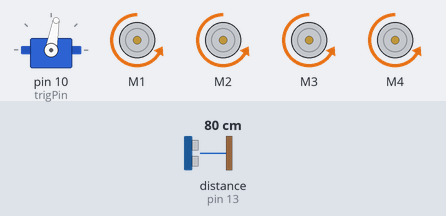
Recording of a sketch running on a simulated Arduino Uno, built with avr-gcc and run on an emulated ATmega328P. On the bench: servo, 4 × DC motor (green arrow = forward, orange = backward, longer = faster). The inputs (shaded band) are chosen by the test bench; at power-on: distance to the obstacle (sensor on pin 13) 80 cm. The echo pulse lasts 58.3 µs per cm; what the sketch prints to the serial monitor is not drawn.

Above: at 1.2 s.
1.3 s: distance to the obstacle (sensor on pin 13) set to 54 cm
2.8 s: distance to the obstacle (sensor on pin 13) set to 44 cm
At 3.18 s:
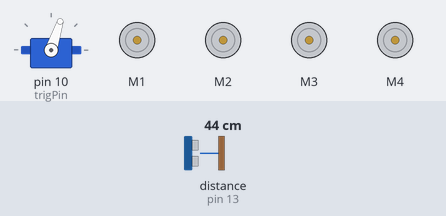
At 4.5 s:
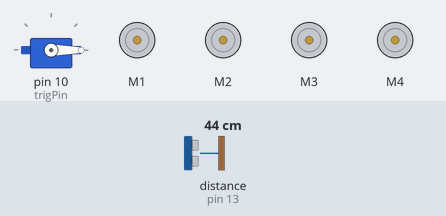
5.8 s: distance to the obstacle (sensor on pin 13) set to 60 cm
At 7.5 s:
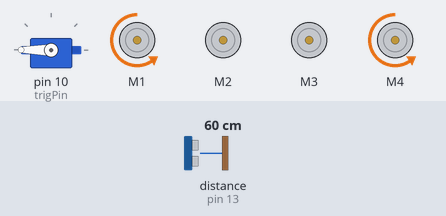
Timing chart, 0 to 9.3 s (numbered marks = the images above; inputs shaded):
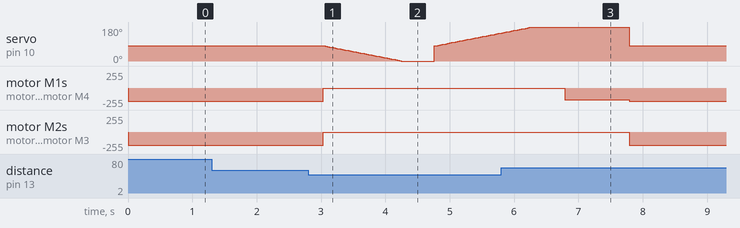

The sketch:

AHSRProto001.ino
```cpp
/*
This is a test sketch for the Adafruit assembled Motor Shield for Arduino v2
It won't work with v1.x motor shields! Only for the v2's with built in PWM
control

For use with the Adafruit Motor Shield v2
---->  http://www.adafruit.com/products/1438

This sketch creates a fun motor party on your desk *whiirrr*
Connect a unipolar/bipolar stepper to M3/M4
Connect a DC motor to M1
Connect a hobby servo to SERVO1
*/

#include <Wire.h>
#include <Servo.h>
#include <Adafruit_MotorShield.h>

#define trigPin 10
#define echoPin 13

// Create the motor shield object with the default I2C address
Adafruit_MotorShield AFMS = Adafruit_MotorShield();
// Or, create it with a different I2C address (say for stacking)
// Adafruit_MotorShield AFMS = Adafruit_MotorShield(0x61);

// And connect DC motors to port M1,M2,M3 and M4
Adafruit_DCMotor *myMotor1 = AFMS.getMotor(1);
Adafruit_DCMotor *myMotor2 = AFMS.getMotor(2);
Adafruit_DCMotor *myMotor3 = AFMS.getMotor(3);
Adafruit_DCMotor *myMotor4 = AFMS.getMotor(4);

// We'll also test out the built in Arduino Servo library
Servo servo1;
char data = 0;            //Variable for storing received data

void setup() {
  Serial.begin(9600);           // set up Serial library at 9600 bps
  Serial.print("\nAutonomous and Manual drive Using Bluetooth!\n");

  pinMode(trigPin, OUTPUT);
  pinMode(echoPin, INPUT);

  AFMS.begin();  // create with the default frequency 1.6KHz
  //AFMS.begin(1000);  // OR with a different frequency, say 1KHz

  // Attach a servo to pin #10
  servo1.attach(10);

  // turn on motor M1
  myMotor1->setSpeed(200);
  myMotor1->run(RELEASE);

  // turn on motor M2
  myMotor2->setSpeed(200);
  myMotor2->run(RELEASE);

  // turn on motor M3
  myMotor3->setSpeed(200);
  myMotor3->run(RELEASE);

  // turn on motor M4
  myMotor4->setSpeed(200);
  myMotor4->run(RELEASE);
}

int i;
void loop() {
  if(Serial.available() > 0){      // Send data only when you receive data:

      data = Serial.read();        //Read the incoming data & store into data
      Serial.print("\nInput Request: ");
      Serial.print(data);          //Print Value inside data in Serial monitor
      Serial.print("\n");

      if(data == 'a'){
        Serial.print("Auto drive\n");
        autoDrive();
      }else{
         Serial.print("Manual drive\n");
         manualDrive();
      }
   }else{
      //if no input stream default to Autonomous drive
      autoDrive();
      Serial.print("\nLooping..\n");
   }
}

void manualDrive(){
  haltAllWheels();
  data = Serial.read();        //Read the incoming data & store into data
  Serial.print(data);
  Serial.print("\n");

  while(data != 'a' && data != 'ÿ'){
      if(data == 'f'){
        haltAllWheels();
        Serial.print(data);
        Serial.print("\nAccelerate\n");

        deccelerateAllBackward();
      }else if(data == 'b'){
        haltAllWheels();
        Serial.print(data);
        Serial.print("\nDecelerate\n");

        accelerateAllForward();
      }else if(data == 'l'){
        haltAllWheels();
        Serial.print(data);
        Serial.print("\nTurning Left...\n");

        turnLeftBackward();
        delay(1000);
        haltAllWheels();
        deccelerateAllBackward();
        Serial.print("\nDone Turning!\n");
      }else if(data == 'r'){
        haltAllWheels();
        Serial.print(data);
        Serial.print("\nTurning Right...\n");

        turnRightBackward();
        delay(1000);
        haltAllWheels();
        deccelerateAllBackward();
        Serial.print("\nDone Turning!\n");
      }else if(data == '0'){
        Serial.print(data);
        Serial.print("\nBrake Applied\n");
        haltAllWheels();
      }

      data = Serial.read();        //Read the incoming data & store into data
   }
}

void autoDrive(){

  //  Initiate Sensor Reading
  float distance = takeSensorReading();
  int servo_position = 80;

  //Reset Servo & U-sensor to Forward Position
  servo1.write(servo_position);

  if(distance <= 50)
    lookAround(servo_position);

  while(distance > 50){
    //  Accelerate in Forward Direction
    deccelerateAllBackward();

    Serial.print("Distance = ");
    Serial.print(distance);
    Serial.println(" cm");
    delay(500);

    Serial.print("\nInput Request: ");
    Serial.print(data);          //Print Value inside data in Serial monitor
    Serial.print("\n");

    //Take reading
    distance = takeSensorReading();

    //Read the incoming data & store into data
    data = Serial.read();

    //Exit Loop to Manual Override
    if(data == 'm')
      manualDrive();
  }

  lookAround(servo_position);
}

//Move All Tires Forward
 void accelerateAllForward(){
  myMotor1->run(FORWARD);
  myMotor2->run(FORWARD);
  myMotor3->run(FORWARD);
  myMotor4->run(FORWARD);

  myMotor1->setSpeed(200);
  myMotor2->setSpeed(200);
  myMotor3->setSpeed(200);
  myMotor4->setSpeed(200);

}

//Move All Tires Backward
void deccelerateAllBackward(){
    myMotor1->run(BACKWARD);
    myMotor2->run(BACKWARD);
    myMotor3->run(BACKWARD);
    myMotor4->run(BACKWARD);

    myMotor1->setSpeed(200);
    myMotor2->setSpeed(200);
    myMotor3->setSpeed(200);
    myMotor4->setSpeed(200);

}

// Slow all tires down to zero
void haltAllWheels(){
    myMotor1->setSpeed(0);
    myMotor2->setSpeed(0);
    myMotor3->setSpeed(0);
    myMotor4->setSpeed(0);
}

//Turn Tires Left or Right Forward
 void turnLeftOrRightForward(){
  myMotor1->run(FORWARD);
  myMotor4->run(FORWARD);

  myMotor1->setSpeed(175);
  myMotor4->setSpeed(175);
}

//Turn Tires Left Backwards
 void turnRightBackward(){
  myMotor2->run(BACKWARD);
  myMotor3->run(BACKWARD);

  myMotor2->setSpeed(175);
  myMotor3->setSpeed(175);
}

//Turn Tires Right Backwards
 void turnLeftBackward(){
  myMotor1->run(BACKWARD);
  myMotor4->run(BACKWARD);

  myMotor1->setSpeed(175);
  myMotor4->setSpeed(175);
}

void turnServo90Clockwise(int   pos){
  while(pos <= 180){
    servo1.write(pos);
    delay(15);
    pos += 1;
  }
}

void turnServo90AntiClockwise(int pos){
  while(pos >= 0){
    servo1.write(pos);
    delay(15);
    pos -= 1;
  }
}

float takeSensorReading(){
  float duration, distance;

  digitalWrite(trigPin, LOW);
  delayMicroseconds(2);

  digitalWrite(trigPin, HIGH);
  delayMicroseconds(10);
  digitalWrite(trigPin, LOW);

  duration = pulseIn(echoPin, HIGH);
  distance = (duration / 2) * 0.0344;

  return distance;
}


void lookAround(int serv_pos){

  //Halt all wheels
  haltAllWheels();

  //Turn servo 90 degress clockwise
  turnServo90AntiClockwise(serv_pos);

  //Take reading
  int distance = takeSensorReading();

  Serial.print("Distance = ");
  Serial.print(distance);
  Serial.println(" cm");
  delay(500);

  if(distance > 50){
    //Turn Right FORWARD
    turnRightBackward();
    delay(1000);

    // Halt wheels
    haltAllWheels();
  }else{
    //Return servo to initial position
    turnServo90Clockwise(serv_pos);

    //Take reading
    distance = takeSensorReading();

    Serial.print("Distance = ");
    Serial.print(distance);
    Serial.println(" cm");
    delay(500);

    if(distance > 50){
       //Turn Right FORWARD
      turnLeftBackward();
      delay(1000);

      // Halt wheels
      haltAllWheels();
    }else{
      // Reverse
      accelerateAllForward();
      delay(1000);
    }
  }
}
```

Measured:
- the behaviour switches between 50 and 49 cm on distance to the obstacle (sensor on pin 13) (found by bisection; images 0 and 1)
- after the input at 1.3 s, every drawn part: stays the same
- after the input at 2.8 s, motor M1–4: backward 200/255 → stopped after 0.24 s
- after the input at 5.8 s, servo on pin 10 (trigPin): goes on until 7.8 s, then stays 80°
